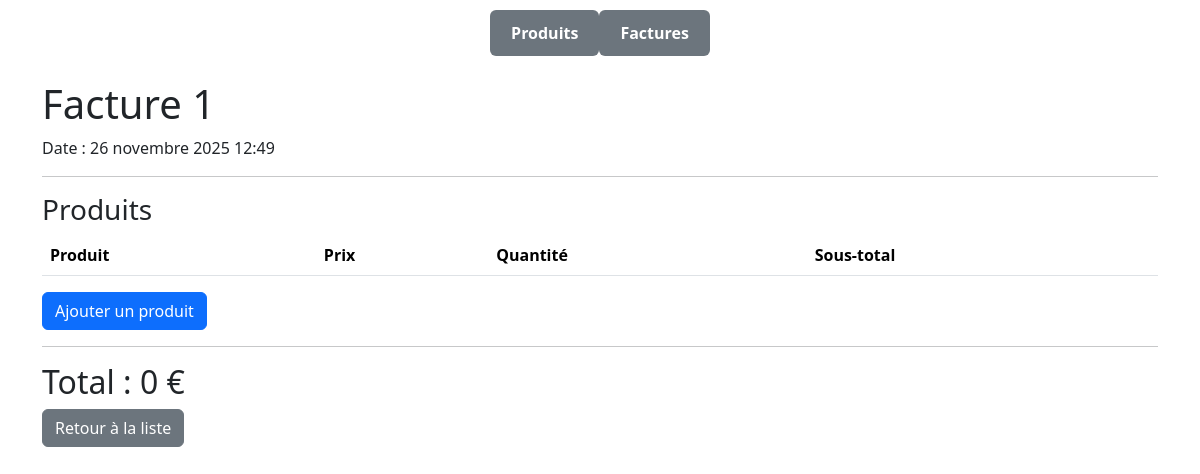
The page /invoices/1/ on the database its author committed.
### apps/invoices/models.py (models this page shows, shortened)
class Invoice(models.Model):
    number = models.CharField(max_length=20, unique=True)
    created_at = models.DateTimeField(default=timezone.now)
    @property
    def total(self):
        return sum(item.subtotal for item in self.items.all())

### apps/invoices/views.py (the view)
# urls.py: path("<int:pk>/", views.InvoiceDetailView.as_view(), name="detail"),
class InvoiceDetailView(DetailView):
    model = Invoice
    template_name = "invoices/detail.html"

### templates/invoices/detail.html (shortened to what this page needs)
{% extends "base.html" %} {% block content %}
<h1>Facture {{ object.number }}</h1>
<p>Date : {{ object.created_at }}</p>
<hr />
<h3>Produits</h3>
<table class="table">
  <thead>
    <tr>
      <th>Produit</th>
      <th>Prix</th>
      <th>Quantité</th>
      <th>Sous-total</th>
    </tr>
  </thead>
</table>
<a href="{% url 'invoices:add_item' object.pk %}" class="btn btn-primary"
  >Ajouter un produit</a
>
<hr />
<h2>Total : {{ object.total }} €</h2>
<a href="{% url 'invoices:list' %}" class="btn btn-secondary">
    Retour à la liste
</a>
{% endblock %}

### rows shown on the page
Invoice: number "1", created_at "26 novembre 2025 12:49", total "0"
